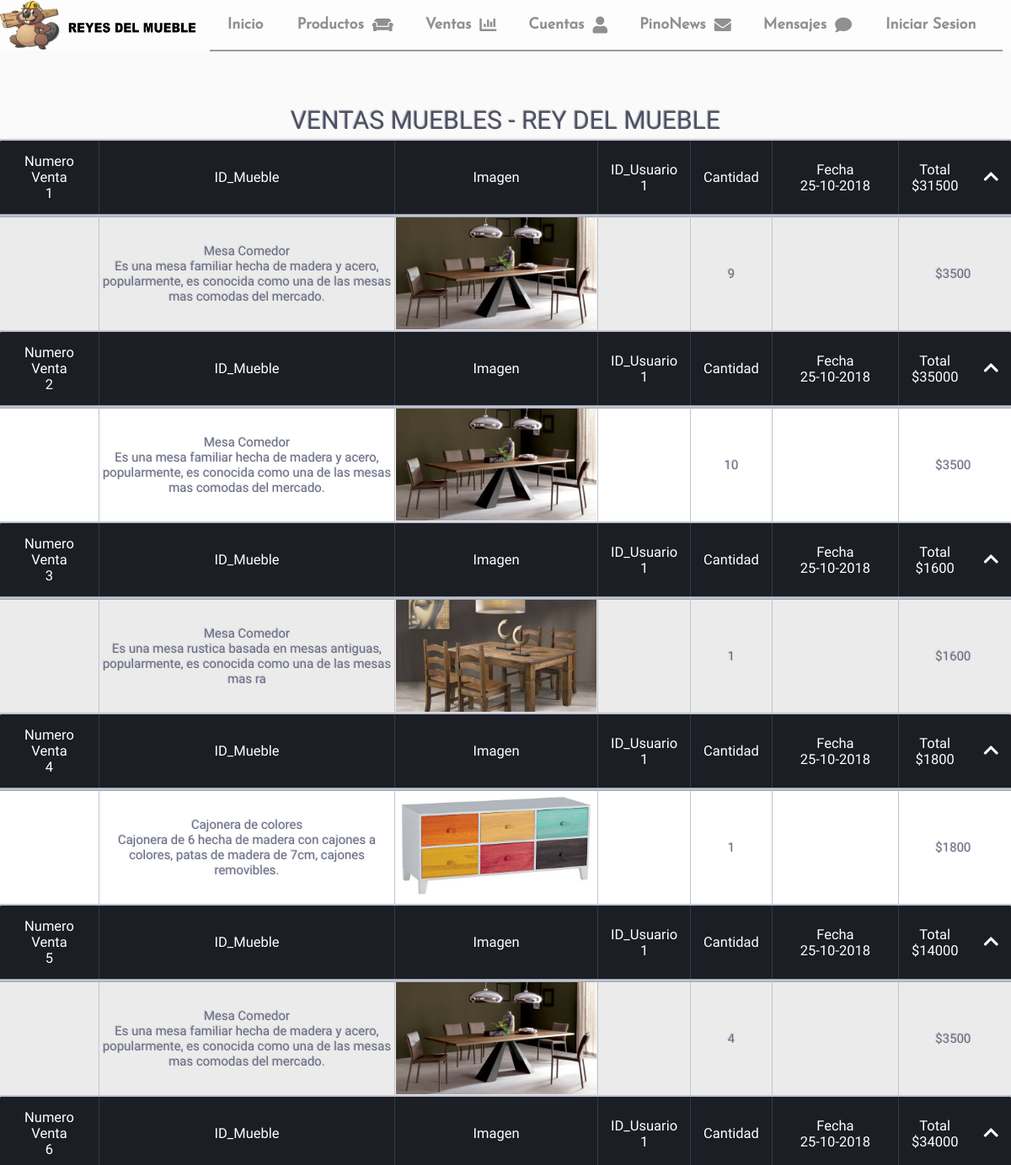
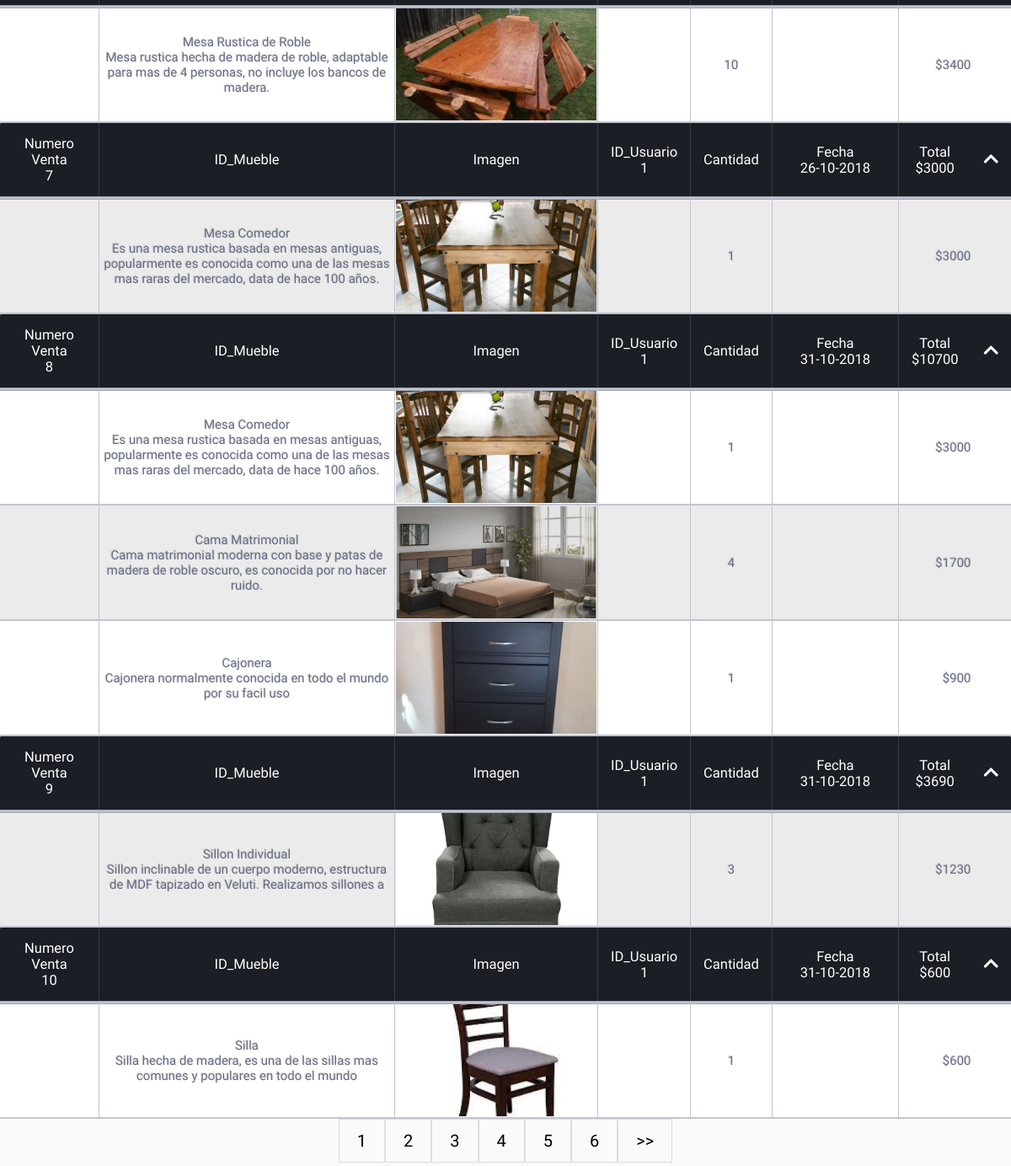
The page /Backend/ventas.php on the database its author committed (2 pictures, top to bottom).
### tables this page shows
CREATE TABLE `ventas` (
  `id_venta` int(11) NOT NULL,
  `id_usuario` int(11) NOT NULL,
  `fecha` text NOT NULL,
  `total` int(11) NOT NULL
);

CREATE TABLE `prodxventas` (
  `id_productoxventa` int(11) NOT NULL,
  `id_venta` int(11) NOT NULL,
  `id_prod` int(11) NOT NULL,
  `cantidad` int(11) NOT NULL,
  `preciounidad` int(11) NOT NULL
);

CREATE TABLE `muebles` (
  `id_mueble` int(12) NOT NULL,
  `nombre` text NOT NULL,
  `descripcion` varchar(200) NOT NULL,
  `precio` int(11) NOT NULL,
  `imagen` varchar(100) NOT NULL,
  `color` text NOT NULL,
  `medida` text NOT NULL,
  `tipos` int(12) NOT NULL,
  `fecha` int(11) NOT NULL,
  `pago` int(11) NOT NULL,
  `descuento` int(11) NOT NULL
);

### Backend/ventas.php (the view, shortened to what this page needs)
<!DOCTYPE html>
<html>
<head>
	<link rel="stylesheet" type="text/css" href="css/table.css">
    <link rel="stylesheet" type="text/css" href="style.css">
	<link rel="stylesheet" href="https://use.fontawesome.com/releases/v5.4.1/css/all.css">
</head>
<body>
	<?php include_once('header.php'); ?>
<div id="contenedor">
<div class="table-title">
<h3 id="mt">Ventas Muebles - Rey del Mueble</h3>
</div>
<table class='table-fill'>
	<?php
	include('../includes/conexion.php');
	$totalsql="SELECT * FROM ventas";
	$consulta=$conexion->query($totalsql);
	$Tamano_pagina = 10;
	if(!isset($_GET['pagina']))
    {
    $pagina=1;
    $inicio=0;
    }
    else
    {
		$pagina=$_GET['pagina'];
        $inicio=($pagina-1)*$Tamano_pagina;
    }
    $num_total_registros = $consulta->num_rows;
    $sql="SELECT * FROM ventas " . " LIMIT " . $inicio . "," . $Tamano_pagina;
    $res=$conexion->query($sql);
    $total_paginas = ceil($num_total_registros / $Tamano_pagina);
	while($row=$res->fetch_assoc())
	{
			echo "<tr>";
			echo "<th class='text-center'>Numero Venta<br>".$row['id_venta']."</th>";
			echo "<th class='text-center'>ID_Mueble</th>";
			echo "<th class='text-center'>Imagen</th>";
			echo "<th class='text-center'>ID_Usuario<br>".$row['id_usuario']."</th>";
			echo "<th class='text-center'>Cantidad</th>";
			echo "<th class='text-center1'>Fecha<br>".$row['fecha']."</th>";
			echo "<th class='text-center' style='border-right:none'>Total<br>$".$row['total']."</th>";
			echo "<th class='text-center'><button class='boton' id='boton".$row['id_venta']."' onclick='desplegar(this,".$row['id_venta'].");'><i style='cursor:pointer' class='fas fa-chevron-up'></i></button></th>";
			echo "<tr>";
			$v=$row['id_venta'];
			$sql3="SELECT p.id_prod,p.id_productoxventa,m.imagen,p.cantidad,m.descripcion,p.preciounidad,m.nombre FROM prodxventas p JOIN muebles m ON p.id_prod=m.id_mueble WHERE id_venta='$v'";
			$res2=$conexion->query($sql3);
			while($row2=$res2->fetch_assoc())
			{
			echo "<tr id='tr".$row['id_venta']."'>";
			echo "<td class='text-center1'></td>";
			echo "<td class='text-center1' style='max-width:510px;'>".$row2['nombre']."<br>".$row2['descripcion']."</td>";
			if (!file_exists("../".$row2['imagen']))
			{echo "<td><img src='../Imagenes/Productos/aa.jpg' id='img'></td>";}else
			{
            echo "<td><img src='../".$row2['imagen']."' id='img'></td>";
			}
			echo "<td class='text-center1'></td>";
			echo "<td class='text-center1'>".$row2['cantidad']."</td>";
			echo "<td class='text-center1'></td>";
			echo "<td class='text-center1' style='text-align:right;border:none'>$".$row2['preciounidad']."</td>";
			echo "<td style='border:none;margin:0;'></td>";
			echo "</tr>";
			}
		}
	?>
</table>
	<?php
	echo "<div class='center'>";
	echo "<div class='paginacion'>";
	if ($total_paginas > 1)
    {
   	for ($i=1;$i<=$total_paginas;$i++)
       {
      if ($pagina == $i) {echo "<a>".$pagina."</a>";}
       else{ echo "<a href='ventas.php?pagina=".$i."'>".$i."</a> "; }
       }
    if($pagina!=$total_paginas){$d=$pagina+1;echo "<a href='ventas.php?pagina=".$d."'> >> </a>";}
    }
   	echo "</div>";
	echo "</div>";
	?>
</div>
</body>
</html>

### Backend/css/table.css (style rules this page uses)
* { padding: 0; margin: 0; box-sizing: border-box; -webkit-box-sizing: border-box; }
body { font-family: "Roboto", helvetica, arial, sans-serif; font-size: 16px; font-weight: 400; background: #FAFAFA; }
#mt { margin-top: 2em; }
#img { display: flex; justify-content: center; padding: 1px; margin: auto; width: 240px;height: 135px; }
.table-title { display: flex; justify-content: center; padding:5px; }
.table-title h3 { color: #4E5066; font-size: 30px; font-weight: 400; font-style:normal; font-family: "Roboto", helvetica, arial, sans-serif; text-shadow: -1px -1px 1px rgba(0, 0, 0, 0.3); text-transform:uppercase; }
.table-fill { background: white; border-radius:3px; border-collapse: collapse; margin: auto; width: 100%; box-shadow: 0 5px 10px rgba(0, 0, 0, 0.1); animation: float 2s infinite; }
th { color:White; background:#1b1e24; border-bottom:4px solid #9ea7af; border-right: 1px solid #343a45; font-size:16.5px; font-weight: 100; padding:15px; text-align:left; text-shadow: 0 1px 1px rgba(0, 0, 0, 0.1); vertical-align:middle; }
th:first-child { border-top-left-radius:3px; }
th:last-child { border-top-right-radius:3px; border-right:none; }
tr { border-top: 2.5px solid #C1C3D1; border-bottom: 2.5px solid #C1C3D1; color:#666B85; font-size:11px; font-weight:normal; text-shadow: 0 1px 1px rgba(256, 256, 256, 0.1); }
tr:nth-child(odd) td { background:#EBEBEB; }
tr:last-child td:first-child { border-bottom-left-radius:3px; }
tr:last-child td:last-child { border-bottom-right-radius:3px; }
td { font-size:15px; text-shadow: -1px -1px 1px rgba(0, 0, 0, 0.16); border-right: 1px solid #C1C3D1; }
td:last-child { border-right: 0px; }
th.text-center { text-align: center; }
th.text-center1 { text-align: center; min-width: 150px; }
td.text-center1 { text-align: center; font-size: 15px; }
.paginacion { display: inline-block; }
.paginacion a { color: black; float: left; padding: 13px 21px; font-size: 20px; text-decoration: none; transition: background-color, color .3s; border: 1.5px solid #ddd; }
.center { background-color:#FAFAFA; text-align: center; }
.boton { border:none; outline:none; background: transparent; color: white; font-size: 20px; }

### rows shown on the page
ventas: id_venta "1", id_usuario "1", fecha "25-10-2018", total "31500"
prodxventas: muebles.nombre "Mesa Comedor", muebles.descripcion "Es una mesa familiar hecha de madera y acero, popularmente, es conocida como una de las mesas mas comodas del mercado.", muebles.imagen (picture), cantidad "9", preciounidad "3500"
ventas: id_venta "2", id_usuario "1", fecha "25-10-2018", total "35000"
prodxventas: muebles.nombre "Mesa Comedor", muebles.descripcion "Es una mesa familiar hecha de madera y acero, popularmente, es conocida como una de las mesas mas comodas del mercado.", muebles.imagen (picture), cantidad "10", preciounidad "3500"
ventas: id_venta "3", id_usuario "1", fecha "25-10-2018", total "1600"
prodxventas: muebles.nombre "Mesa Comedor", muebles.descripcion "Es una mesa rustica basada en mesas antiguas, popularmente, es conocida como una de las mesas mas ra", muebles.imagen (picture), cantidad "1", preciounidad "1600"
ventas: id_venta "4", id_usuario "1", fecha "25-10-2018", total "1800"
prodxventas: muebles.nombre "Cajonera de colores", muebles.descripcion "Cajonera de 6 hecha de madera con cajones a colores, patas de madera de 7cm, cajones removibles.", muebles.imagen (picture), cantidad "1", preciounidad "1800"
ventas: id_venta "5", id_usuario "1", fecha "25-10-2018", total "14000"
prodxventas: muebles.nombre "Mesa Comedor", muebles.descripcion "Es una mesa familiar hecha de madera y acero, popularmente, es conocida como una de las mesas mas comodas del mercado.", muebles.imagen (picture), cantidad "4", preciounidad "3500"
ventas: id_venta "6", id_usuario "1", fecha "25-10-2018", total "34000"
prodxventas: muebles.nombre "Mesa Rustica de Roble", muebles.descripcion "Mesa rustica hecha de madera de roble, adaptable para mas de 4 personas, no incluye los bancos de madera.", muebles.imagen (picture), cantidad "10", preciounidad "3400"
ventas: id_venta "7", id_usuario "1", fecha "26-10-2018", total "3000"
prodxventas: muebles.nombre "Mesa Comedor", muebles.descripcion "Es una mesa rustica basada en mesas antiguas, popularmente es conocida como una de las mesas mas raras del mercado, data de hace 100 años.", muebles.imagen (picture), cantidad "1", preciounidad "3000"
ventas: id_venta "8", id_usuario "1", fecha "31-10-2018", total "10700"
prodxventas: muebles.nombre "Mesa Comedor", muebles.descripcion "Es una mesa rustica basada en mesas antiguas, popularmente es conocida como una de las mesas mas raras del mercado, data de hace 100 años.", muebles.imagen (picture), cantidad "1", preciounidad "3000"
prodxventas: muebles.nombre "Cama Matrimonial", muebles.descripcion "Cama matrimonial moderna con base y patas de madera de roble oscuro, es conocida por no hacer ruido.", muebles.imagen (picture), cantidad "4", preciounidad "1700"
prodxventas: muebles.nombre "Cajonera", muebles.descripcion "Cajonera normalmente conocida en todo el mundo por su facil uso", muebles.imagen (picture), cantidad "1", preciounidad "900"
ventas: id_venta "9", id_usuario "1", fecha "31-10-2018", total "3690"
prodxventas: muebles.nombre "Sillon Individual", muebles.descripcion "Sillon inclinable de un cuerpo moderno, estructura de MDF tapizado en Veluti. Realizamos sillones a", muebles.imagen (picture), cantidad "3", preciounidad "1230"
ventas: id_venta "10", id_usuario "1", fecha "31-10-2018", total "600"
prodxventas: muebles.nombre "Silla", muebles.descripcion "Silla hecha de madera, es una de las sillas mas comunes y populares en todo el mundo", muebles.imagen (picture), cantidad "1", preciounidad "600"
